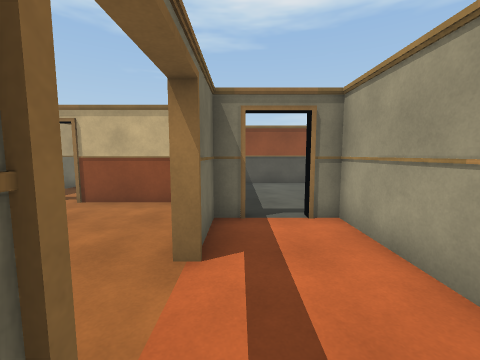
View 1 (above)

17 first-person views from a walk through a Unity game level. The camera is 1.5 m above the floor, tilts 6° down and sees 90° across. The floor is counted in squares, 1 m on a side. Each view is taken from the middle of a square. On the plan, view 1 faces up. The plan holds only what a view shows up to about 13 squares ahead; the rest is blank. The place goes on beyond the plan. Surface patterns are stand-ins for the level's own textures.

View 2
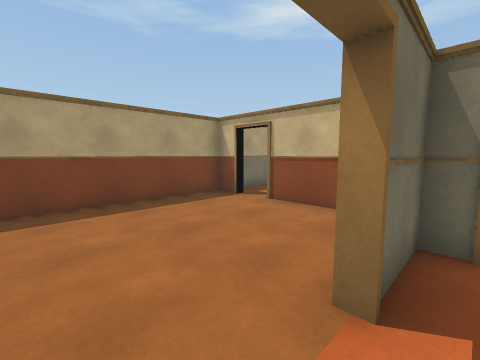

View 3
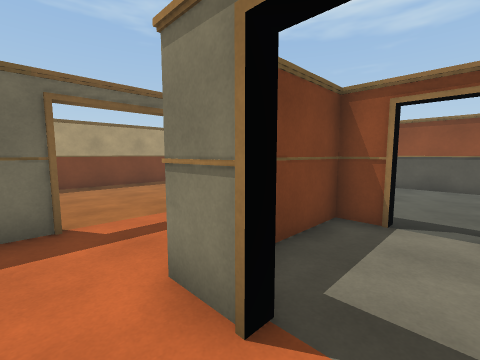

View 4
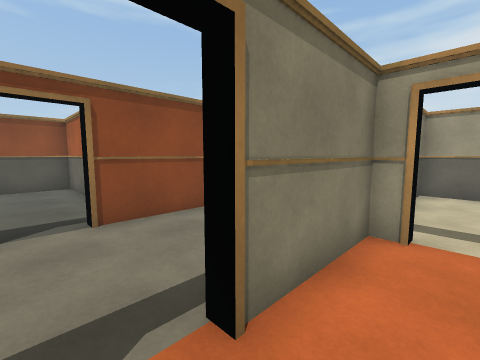

View 5
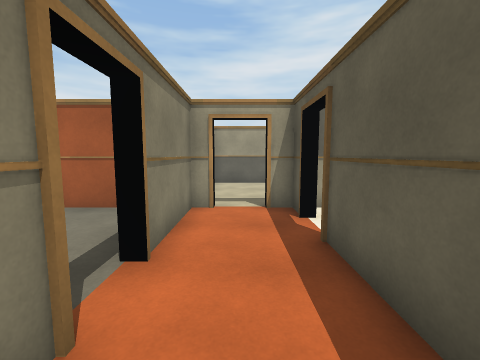

View 6
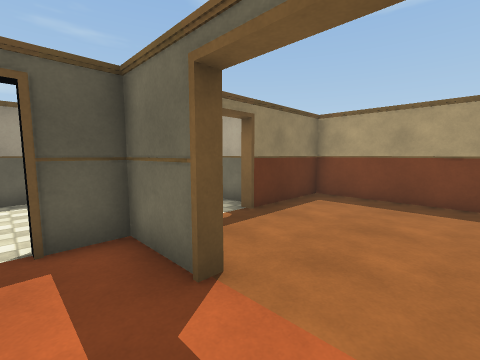

View 7
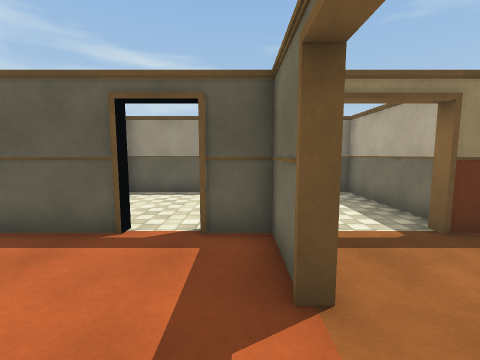

View 8
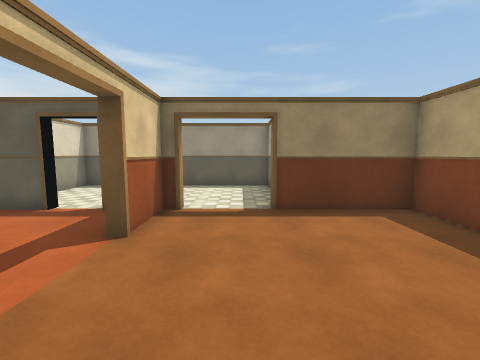

View 9
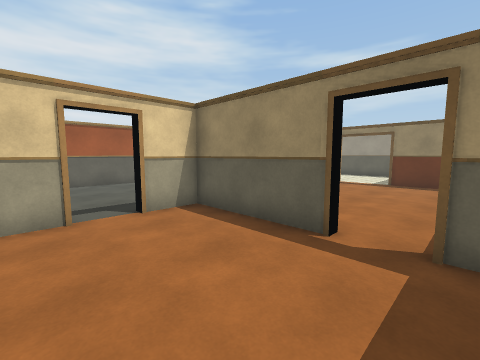

View 10
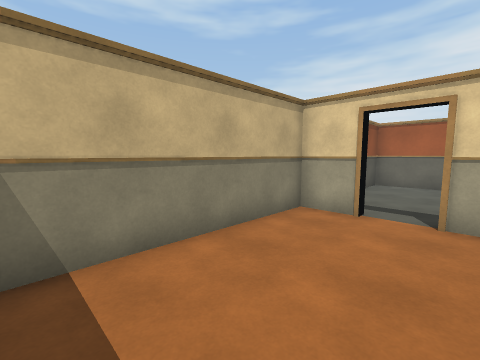

View 11
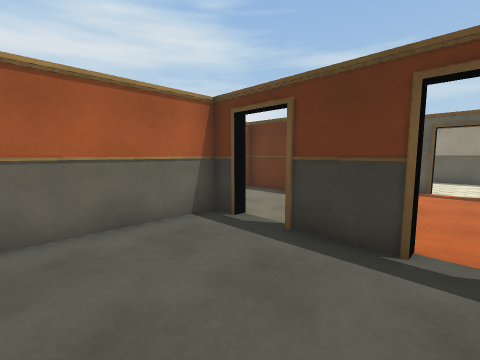

View 12
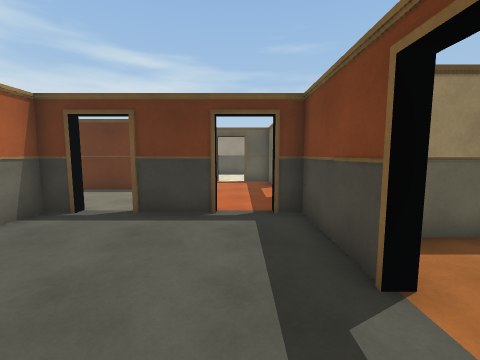

View 13
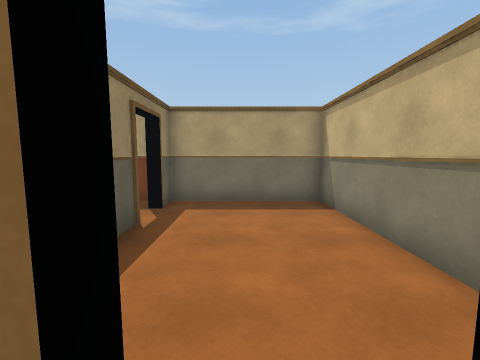

View 14
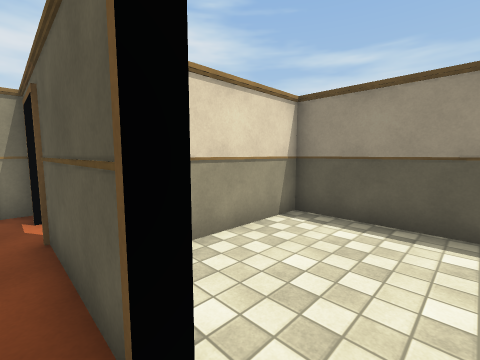

View 15
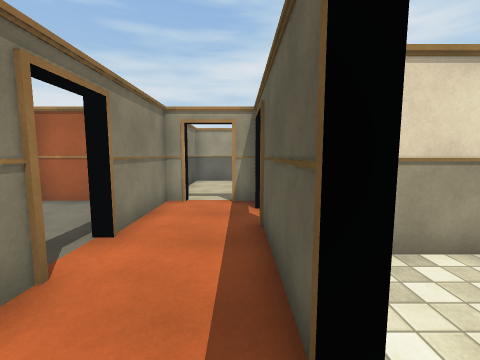

View 16
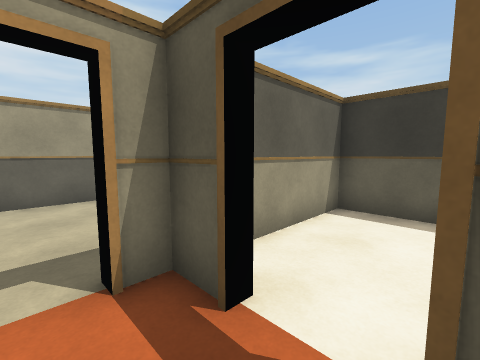

View 17
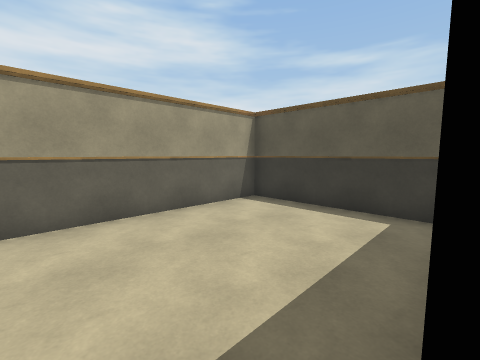

### Floor plan
Points are (right, up) in squares from view 1. A wall is a line through its corners. A room is listed if a view was taken in it or the views show most of it. See-through windows are left out.
Room 1 (views 1, 2, 3, 4, 5, 6, 7, 8, 14, 15)
walls: (-0.9, -1.5) (-0.9, 0.8) (-0.6, 0.8) (-0.6, -1.5) (0.8, -1.5); (0.1, 5.6) (-0.6, 5.6) (-0.6, 3.3) (-1, 3.3); (2.4, 2.2) (2.4, 5.6); (2.1, -1.5) (6.1, -1.5); (-2.1, 7.5) (-5.1, 7.5); (3.8, 1.4) (2.3, 1.4); (-6.6, 7.5) (-7.8, 7.5) (-7.8, -1.5) (-3.9, -1.5)
ways out: opening at (-6, 8) to room 2; opening at (1, 6) to room 3; opening at (6, -0.5) to room 4; opening at (-2.5, -2) to room 6; opening at (1.5, -2) to room 6; opening at (4.5, 2) to room 7
Room 2 (views 9, 10)
walls: (-5.2, 7.7) (-0.9, 7.7) (-0.9, 9.5); (-0.9, 11) (-0.9, 12.6) (-7.8, 12.6) (-7.8, 7.7) (-6.6, 7.7) (-6.6, 7.5)
ways out: opening at (-6, 8) to room 1; opening at (-1, 10) to room 3
Room 3 (views 11, 12, 13)
walls: (-0.9, 9.5) (-0.6, 9.5) (-0.6, 5.9) (0.1, 5.9) (0.1, 5.6); (-0.5, 11) (-0.9, 11); (1.6, 5.6) (1.6, 5.9) (3.8, 5.9); (5.2, 5.9) (6.1, 5.9) (6.1, 12.6) (0.2, 12.6)
ways out: opening at (1, 6) to room 1; opening at (-1, 10) to room 2; gap at (4.5, 6) to room 7
Room 4 (view 16)
walls: (7.6, -1.9) (7.6, -1.5) (8.7, -1.5) (8.7, -0.8); (8.7, 1.4) (5.1, 1.4)
ways out: opening at (6, -0.5) to room 1; opening at (9, 0) to room 5; opening at (7, -2) to room 8
Room 5 (view 17)
walls: (8.7, -0.8) (9.1, -0.8); (13.1, 1.4) (12.5, 1.4); (9.1, 0.6) (8.7, 0.6); (9.6, -6.6) (14.9, -6.6) (14.9, 1.4) (13.5, 1.4)
ways out: opening at (9, 0) to room 4
Room 6 (no view inside)
walls: (-1.4, -1.9) (-1.4, -1.5); (2.4, -1.9) (2.4, -1.4); (-3.9, -1.5) (-3.9, -1.9); (-4.4, -2.2) (-4.4, -6.6) (4.5, -6.6) (4.5, -3.2)
ways out: opening at (-2.5, -2) to room 1; opening at (1.5, -2) to room 1
Room 7 (no view inside)
walls: (3.8, 5.6) (2.6, 5.6) (2.6, 3.1); (5.6, 1.6) (8.8, 1.6); (8.2, 5.6) (5.2, 5.6); (8.7, 3.5) (8.7, 5.5)
ways out: opening at (4.5, 2) to room 1; gap at (4.5, 6) to room 3
Room 8 (no view inside)
walls: (6.5, -6.6) (8.7, -6.6) (8.7, -2.1)
ways out: opening at (7, -2) to room 4

Positions as (right, up) in squares from view 1, and headings:
1: (0, 0), facing up
2: (0, 1), facing up-left
3: (5, 0), facing up-left
4: (4, 0), facing up-right
5: (2, 0), facing right
6: (1, 3), facing down-left
7: (0, 3), facing down
8: (-3, 5), facing down
9: (-7, 12), facing down-right
10: (-7, 9), facing up-right
11: (1, 10), facing down-right
12: (1, 12), facing down
13: (0, 10), facing left
14: (1, -1), facing down-right
15: (1, -1), facing right
16: (6, 0), facing down-right
17: (9, 0), facing down-right
